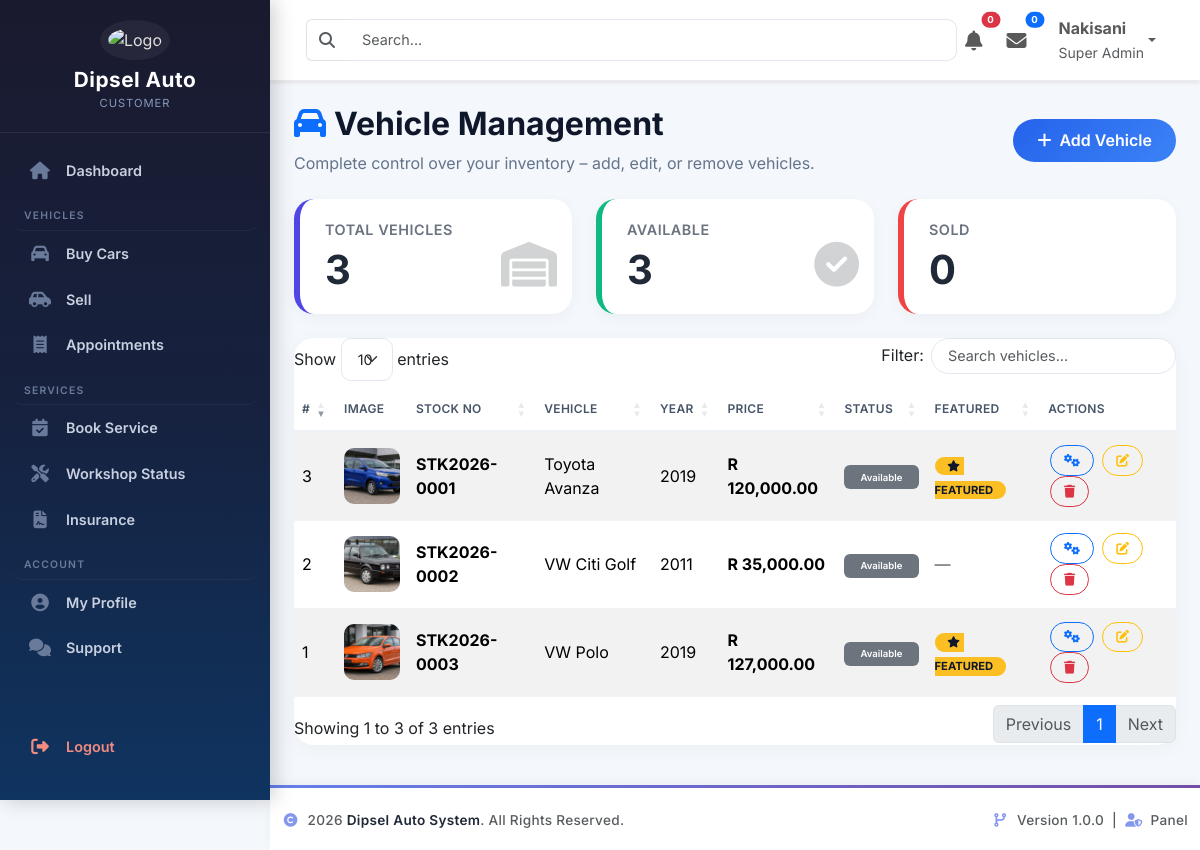
Page /dashboard/Vehicles/index.php (signed in) on the committed database.
### tables this page shows
CREATE TABLE `persons` (
  `person_id` int(11) NOT NULL,
  `uuid` char(36) NOT NULL,
  `first_name` varchar(100) NOT NULL,
  `middle_name` varchar(100) DEFAULT NULL,
  `last_name` varchar(100) NOT NULL,
  `gender` enum('Male','Female','Other') NOT NULL,
  `date_of_birth` date DEFAULT NULL,
  `id_number` varchar(20) DEFAULT NULL,
  `passport_number` varchar(30) DEFAULT NULL,
  `phone` varchar(20) NOT NULL,
  `email` varchar(150) NOT NULL,
  `password` varchar(255) NOT NULL,
  `profile_photo` varchar(255) DEFAULT NULL,
  `country` varchar(100) DEFAULT 'South Africa',
  `province` varchar(100) DEFAULT NULL,
  `city` varchar(100) DEFAULT NULL,
  `address` text DEFAULT NULL,
  `postal_code` varchar(20) DEFAULT NULL,
  `role` enum('Customer','Employee','Admin','SuperAdmin') NOT NULL DEFAULT 'Customer',
  `status` enum('Active','Inactive','Suspended') NOT NULL DEFAULT 'Active',
  `email_verified` tinyint(1) DEFAULT 0,
  `last_login` datetime DEFAULT NULL,
  `created_at` timestamp NULL DEFAULT current_timestamp(),
  `updated_at` timestamp NULL DEFAULT current_timestamp() ON UPDATE current_timestamp(),
  `reset_token` varchar(255) DEFAULT NULL,
  `reset_token_expiry` datetime DEFAULT NULL
);

CREATE TABLE `vehicles` (
  `vehicle_id` int(11) NOT NULL,
  `seller_person_id` int(11) NOT NULL,
  `vehicle_source` enum('Dealership','Customer','Trade-In','Consignment') NOT NULL DEFAULT 'Dealership',
  `current_owner_person_id` int(11) DEFAULT NULL,
  `current_location` enum('Showroom','Workshop','Storage','Delivered','Customer') NOT NULL DEFAULT 'Showroom',
  `advertised` enum('Yes','No') NOT NULL DEFAULT 'Yes',
  `available_for_sale` enum('Yes','No') NOT NULL DEFAULT 'Yes',
  `purchase_date` date DEFAULT NULL,
  `purchase_price` decimal(12,2) DEFAULT NULL,
  `acquisition_type` enum('Purchased','Trade-In','Consignment','Customer Vehicle') DEFAULT 'Purchased',
  `stock_number` varchar(30) NOT NULL,
  `vin` varchar(50) NOT NULL,
  `registration_number` varchar(30) DEFAULT NULL,
  `make` varchar(100) NOT NULL,
  `model` varchar(100) NOT NULL,
  `variant` varchar(100) DEFAULT NULL,
  `manufacture_year` year(4) NOT NULL,
  `price` decimal(12,2) NOT NULL,
  `mileage` int(11) DEFAULT 0,
  `colour` varchar(50) DEFAULT NULL,
  `body_type` enum('Sedan','Hatchback','SUV','Coupe','Convertible','Wagon','Single Cab','Double Cab','Van','Truck','Bus','Other') NOT NULL,
  `fuel_type` enum('Petrol','Diesel','Hybrid','Electric','Plug-in Hybrid','Other') NOT NULL,
  `transmission` enum('Manual','Automatic','CVT','Semi-Automatic') NOT NULL,
  `drivetrain` enum('FWD','RWD','AWD','4WD') DEFAULT 'FWD',
  `engine_size` varchar(20) DEFAULT NULL,
  `engine_number` varchar(50) DEFAULT NULL,
  `doors` tinyint(4) DEFAULT 4,
  `seats` tinyint(4) DEFAULT 5,
  `condition_type` enum('New','Used','Demo') NOT NULL,
  `service_history` enum('Full','Partial','None') DEFAULT 'None',
  `accident_history` enum('No','Yes') DEFAULT 'No',
  `damage_status` enum('None','Minor','Moderate','Major','Write-Off') DEFAULT 'None',
  `damage_description` text DEFAULT NULL,
  `roadworthy` enum('Yes','No') DEFAULT 'Yes',
  `warranty` enum('Yes','No') DEFAULT 'No',
  `description` text DEFAULT NULL,
  `views` int(11) DEFAULT 0,
  `featured` enum('Yes','No') DEFAULT 'No',
  `status` enum('Available','Reserved','Sold','Hidden') DEFAULT 'Available',
  `created_at` timestamp NOT NULL DEFAULT current_timestamp(),
  `updated_at` timestamp NOT NULL DEFAULT current_timestamp() ON UPDATE current_timestamp()
);

### includes/auth.php (called while the page is built, shortened)
<?php
require_once __DIR__ . '/../config/database.php';
$sql = "
SELECT
    p.*,
    a.admin_id,
    a.admin_level,
    a.admin_number
FROM persons p
LEFT JOIN admins a
    ON p.person_id = a.person_id
WHERE p.person_id = ?
LIMIT 1
";
$stmt = $pdo->prepare($sql);
$stmt->execute([$_SESSION['person_id']]);
$currentUser = $stmt->fetch(PDO::FETCH_ASSOC);

### dashboard/Vehicles/index.php (the view, shortened to what this page needs)
<?php
require_once '../../includes/auth.php';
require_once '../../config/database.php';
$total = $pdo->query("SELECT COUNT(*) FROM vehicles")->fetchColumn();
$available = $pdo->query("SELECT COUNT(*) FROM vehicles WHERE status = 'available'")->fetchColumn();
$sold = $pdo->query("SELECT COUNT(*) FROM vehicles WHERE status = 'sold'")->fetchColumn();
$sql = "
    SELECT v.*,
           (SELECT vi.image_path FROM vehicle_images vi
            WHERE vi.vehicle_id = v.vehicle_id AND vi.is_primary = 'yes'
            LIMIT 1) AS image_path
    FROM vehicles v
    ORDER BY v.vehicle_id DESC
";
$vehicles = $pdo->query($sql);
?>
<!DOCTYPE html>
<html lang="en">
<head>
    <link href="https://cdn.jsdelivr.net/npm/bootstrap@5.3.3/dist/css/bootstrap.min.css" rel="stylesheet">
    <link rel="stylesheet" href="https://cdnjs.cloudflare.com/ajax/libs/font-awesome/6.7.2/css/all.min.css">
    <link rel="stylesheet" href="https://cdn.datatables.net/1.13.7/css/dataTables.bootstrap5.min.css">
</head>
<body>
<?php include '../../includes/sidebar.php'; ?>
<div class="dashboard-wrapper">
    <?php include '../../includes/navbar.php'; ?>
    <div class="container-fluid mt-4 px-4">
        <div class="page-header d-flex flex-wrap justify-content-between align-items-center">
            <div>
                <h2><i class="fas fa-car text-primary me-2"></i>Vehicle Management</h2>
                <p class="mb-0">Complete control over your inventory – add, edit, or remove vehicles.</p>
            </div>
            <button class="btn btn-primary rounded-pill px-4" data-bs-toggle="modal" data-bs-target="#vehicleModal" onclick="openAddModal()">
                <i class="fas fa-plus me-1"></i> Add Vehicle
            </button>
        </div>
        <div class="row g-4 mb-4">
            <div class="col-md-4">
                <div class="stat-card vehicles">
                    <div class="stat-label">Total Vehicles</div>
                    <div class="stat-number"><?= $total ?></div>
                    <div class="stat-icon"><i class="fas fa-warehouse"></i></div>
                </div>
            </div>
            <div class="col-md-4">
                <div class="stat-card available">
                    <div class="stat-label">Available</div>
                    <div class="stat-number"><?= $available ?></div>
                    <div class="stat-icon"><i class="fas fa-check-circle"></i></div>
                </div>
            </div>
            <div class="col-md-4">
                <div class="stat-card sold">
                    <div class="stat-label">Sold</div>
                    <div class="stat-number"><?= $sold ?></div>
                </div>
            </div>
        </div>
        <div class="card-shadow">
            <div class="card-body">
                <div class="table-responsive">
                    <table id="vehiclesTable" class="table table-striped table-hover align-middle">
                        <thead>
                            <tr>
                                <th>#</th>
                                <th>Image</th>
                                <th>Stock No</th>
                                <th>Vehicle</th>
                                <th>Year</th>
                                <th>Price</th>
                                <th>Status</th>
                                <th>Featured</th>
                                <th>Actions</th>
                            </tr>
                        </thead>
                        <tbody>
                        <?php $counter = 1; while ($row = $vehicles->fetch()):
                            $img = !empty($row['image_path']) ? '../../' . $row['image_path'] : '../../assets/uploads/vehicles/default.png';
                            $statusClass = match($row['status'] ?? 'unknown') {
                                'available' => 'success',
                                'sold' => 'danger',
                                'reserved' => 'warning',
                                default => 'secondary'
                            };
                            $featured = ($row['featured'] ?? 'No') === 'Yes';
                        ?>
                            <tr>
                                <td><?= $counter++ ?></td>
                                <td><img src="<?= htmlspecialchars($img) ?>" class="table-img" onerror="this.src='../../assets/uploads/vehicles/default.png'"></td>
                                <td><strong><?= htmlspecialchars($row['stock_number']) ?></strong></td>
                                <td><?= htmlspecialchars($row['make']) ?> <?= htmlspecialchars($row['model']) ?></td>
                                <td><?= htmlspecialchars($row['manufacture_year']) ?></td>
                                <td class="fw-bold">R <?= number_format($row['price'], 2) ?></td>
                                <td><span class="badge bg-<?= $statusClass ?> badge-status"><?= ucfirst($row['status']) ?></span></td>
                                <td>
                                    <?php if ($featured): ?>
                                        <span class="featured-badge"><i class="fas fa-star me-1"></i> Featured</span>
                                    <?php else: ?>
                                        <span class="text-muted">—</span>
                                    <?php endif; ?>
                                </td>
                                <td>
                                    <button class="btn btn-sm btn-outline-primary action-btn" onclick="location.href='vehicle_details.php?id=<?= $row['vehicle_id'] ?>'" title="Manage"><i class="fas fa-cogs"></i></button>
                                    <button class="btn btn-sm btn-outline-warning action-btn" onclick="editVehicle(<?= $row['vehicle_id'] ?>)" title="Edit"><i class="fas fa-edit"></i></button>
                                    <a href="?action=delete&id=<?= $row['vehicle_id'] ?>" class="btn btn-sm btn-outline-danger action-btn" onclick="return confirm('Delete this vehicle?')" title="Delete"><i class="fas fa-trash"></i></a>
                                </td>
                            </tr>
                        <?php endwhile; ?>
                        </tbody>
                    </table>
                </div>
            </div>
        </div>
    </div>
    <?php include '../../includes/footer.php'; ?>
</body>
</html>

### includes/navbar.php (shortened to what this page needs)
<nav class="navbar navbar-expand-lg bg-white shadow-sm sticky-top px-4 py-2">
    <div class="container-fluid">
        <form class="d-flex flex-grow-1">
            <div class="input-group">
                <span class="input-group-text bg-white border-end-0">
                    <i class="fas fa-search text-muted"></i>
                </span>
                <input
                    type="search"
                    class="form-control border-start-0"
                    placeholder="Search..."
                >
            </div>
        </form>
        <ul class="navbar-nav ms-auto align-items-center">
            <li class="nav-item dropdown me-2">
                <a class="nav-link position-relative" href="#" data-bs-toggle="dropdown">
                    <i class="fas fa-bell fa-lg"></i>
                    <span class="badge rounded-pill bg-danger position-absolute top-0 start-100 translate-middle">
                        0
                    </span>
                </a>
            </li>
            <li class="nav-item dropdown me-3">
                <a class="nav-link position-relative" href="#" data-bs-toggle="dropdown">
                    <i class="fas fa-envelope fa-lg"></i>
                    <span class="badge rounded-pill bg-primary position-absolute top-0 start-100 translate-middle">
                        0
                    </span>
                </a>
            </li>
            <li class="nav-item dropdown">
                <a class="nav-link dropdown-toggle d-flex align-items-center"
                   href="#"
                   data-bs-toggle="dropdown">
                    <div class="d-none d-sm-block">
                        <strong>
                            <?= htmlspecialchars($currentUser['first_name']) ?>
                        </strong>
                        <br>
                        <small class="text-muted">
                            <?= htmlspecialchars($currentUser['admin_level'] ?? 'Super Admin') ?>
                        </small>
                    </div>
                </a>
            </li>
        </ul>
    </div>
</nav>

### dashboard/Vehicles/index.php (style rules this page uses)
body { font-family: 'Inter', sans-serif; background: #f4f7fc; }
.dashboard-wrapper { margin-left: 270px; min-height: 100vh; background: #f4f7fc; transition: all 0.3s; }
.stat-card { border: none; border-radius: 20px; padding: 20px 20px 20px 25px; transition: transform 0.25s ease, box-shadow 0.3s ease; background: #ffffff; box-shadow: 0 4px 15px rgba(0, 0, 0, 0.04); position: relative; overflow: hidden; height: 100%; }
.stat-card .stat-icon { font-size: 2.8rem; opacity: 0.2; position: absolute; right: 15px; bottom: 15px; transition: all 0.3s; }
.stat-card .stat-label { font-size: 0.9rem; text-transform: uppercase; letter-spacing: 0.5px; color: #6b7280; font-weight: 600; margin-bottom: 5px; }
.stat-card .stat-number { font-size: 2.5rem; font-weight: 700; color: #1f2937; line-height: 1.2; }
.stat-card.vehicles { border-left: 6px solid #4f46e5; }
.stat-card.available { border-left: 6px solid #10b981; }
.stat-card.sold { border-left: 6px solid #ef4444; }
.page-header { padding: 0 0 1.5rem 0; }
.page-header h2 { font-weight: 700; color: #0f172a; }
.page-header p { color: #64748b; }
.card-shadow { box-shadow: 0 4px 20px rgba(0,0,0,0.04); border: none; border-radius: 20px; background: #fff; }
.table-img { width: 56px; height: 56px; object-fit: cover; border-radius: 10px; background: #f1f5f9; }
.badge-status { padding: 0.45rem 1rem; font-weight: 600; font-size: 0.8rem; }
.action-btn { border-radius: 40px; padding: 0.3rem 0.8rem; font-size: 0.8rem; margin: 0 2px; }
.featured-badge { background: #fbbf24; color: #0f172a; font-weight: 700; padding: 0.15rem 0.8rem; border-radius: 40px; font-size: 0.7rem; text-transform: uppercase; }
.form-control, .form-select { border-radius: 10px; border: 1.5px solid #e2e8f0; padding: 0.6rem 1rem; font-size: 0.9rem; }
.btn-primary { background: linear-gradient(135deg, #2563eb, #3b82f6); border: none; border-radius: 40px; padding: 0.6rem 1.8rem; font-weight: 600; transition: all 0.2s; }
.table thead th { font-weight: 600; color: #475569; border-bottom: 2px solid #eef2f6; text-transform: uppercase; font-size: 0.75rem; letter-spacing: 0.3px; padding: 0.8rem 0.5rem; }
.table tbody td { vertical-align: middle; padding: 0.8rem 0.5rem; border-bottom: 1px solid #f1f5f9; }

### includes/navbar.php (style rules this page uses)
.navbar { background:#fff; border-bottom:1px solid #ececec; z-index:1040; }
.navbar .form-control { box-shadow:none; }
.badge { font-size:.6rem; }

### rows in the picture
persons: first_name "Nakisani"
vehicles: shows a picture, stock_number "STK2026-0003", make "VW", model "Polo", manufacture_year "2019", price "127,000.00", status "Available", featured "Yes" (drawn)
vehicles: shows a picture, stock_number "STK2026-0002", make "VW", model "Citi Golf", manufacture_year "2011", price "35,000.00", status "Available"
vehicles: shows a picture, stock_number "STK2026-0001", make "Toyota", model "Avanza", manufacture_year "2019", price "120,000.00", status "Available", featured "Yes" (drawn)

### other values in the picture
$userRole "CUSTOMER"
$item['label'] "Dashboard"
$section['title'] "VEHICLES"
$item['label'] "Buy Cars"
$item['label'] "Sell"
$item['label'] "Appointments"
$section['title'] "SERVICES"
$item['label'] "Book Service"
$item['label'] "Workshop Status"
$item['label'] "Insurance"
$section['title'] "ACCOUNT"
$item['label'] "My Profile"
$item['label'] "Support"
$item['label'] "Logout"
$currentUser['admin_level'] "Super Admin"
